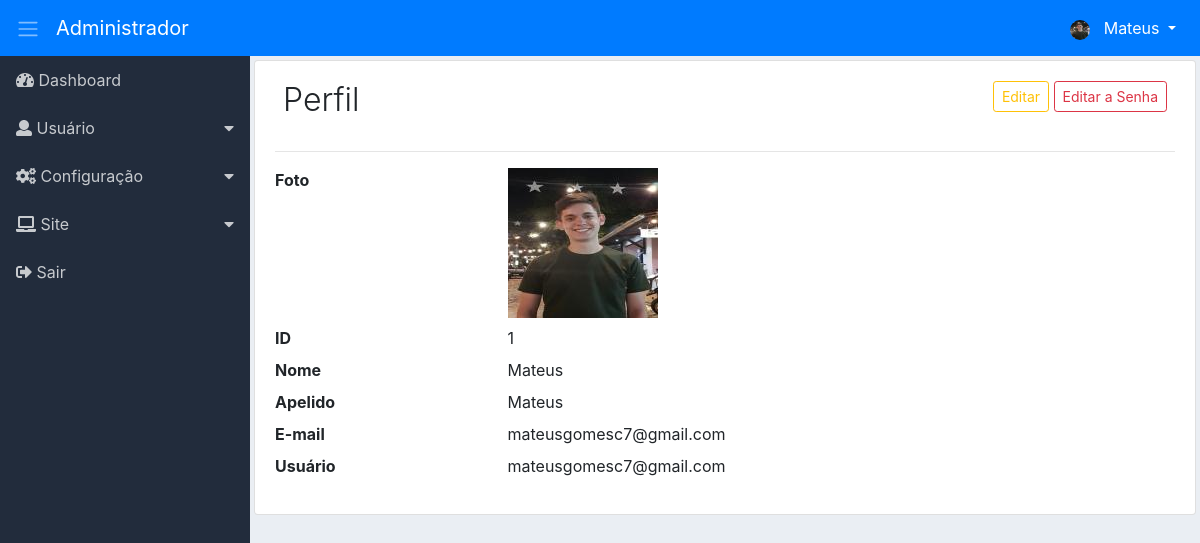
Page /adm/ver-perfil/perfil (signed in) on the committed database.
### tables this page shows
CREATE TABLE `adms_nivacs_pgs` (
  `id` int(11) NOT NULL,
  `permissao` int(11) NOT NULL,
  `ordem` int(11) NOT NULL,
  `dropdown` int(11) NOT NULL DEFAULT 2,
  `lib_menu` int(11) NOT NULL DEFAULT 2,
  `adms_menu_id` int(11) NOT NULL DEFAULT 4,
  `adms_niveis_acesso_id` int(11) NOT NULL,
  `adms_pagina_id` int(11) NOT NULL,
  `created` datetime NOT NULL,
  `modified` datetime DEFAULT NULL
);

CREATE TABLE `adms_menus` (
  `id` int(11) NOT NULL,
  `nome` varchar(220) NOT NULL,
  `icone` varchar(40) NOT NULL,
  `ordem` int(11) NOT NULL,
  `adms_sit_id` int(11) NOT NULL,
  `created` datetime NOT NULL,
  `modified` datetime DEFAULT NULL
);

CREATE TABLE `adms_usuarios` (
  `id` int(11) NOT NULL,
  `nome` varchar(220) NOT NULL,
  `apelido` varchar(220) DEFAULT NULL,
  `email` varchar(220) NOT NULL,
  `usuario` varchar(220) NOT NULL,
  `senha` varchar(220) NOT NULL,
  `recuperar_senha` varchar(220) DEFAULT NULL,
  `chave_descadastro` varchar(220) DEFAULT NULL,
  `conf_email` varchar(120) DEFAULT NULL,
  `imagem` varchar(220) DEFAULT NULL,
  `adms_niveis_acesso_id` int(11) NOT NULL,
  `adms_sits_usuario_id` int(11) NOT NULL,
  `created` datetime NOT NULL,
  `modified` datetime DEFAULT NULL
);

### adm/app/adms/Controllers/VerPerfil.php (called while the page is built, shortened)
<?php
class VerPerfil
{
    private $Dados;
    public function perfil()
    {
        $verPerfil = new \App\adms\Models\AdmsVerPerfil();
        $this->Dados['dados_perfil'] = $verPerfil->verPerfil();
        $listarMenu = new \App\adms\Models\AdmsMenu();
        $this->Dados['menu']= $listarMenu->itemMenu();
        $carregarView = new \Core\ConfigView("adms/Views/usuario/perfil", $this->Dados);
        $carregarView->renderizar();
    }
}

### adm/app/adms/Models/helper/AdmsRead.php (called while the page is built, shortened)
<?php
class AdmsRead extends AdmsConn
{
    private $Select;
    private $Values;
    private $Query;
    public function fullRead($Query, $ParseString = null)
    {
        $this->Select = (string) $Query;
        if (!empty($ParseString)) {
            parse_str($ParseString, $this->Values);
        }
        $this->exeInstrucao();
    }
    private function exeInstrucao()
    {
        $this->conexao();
        try {
            $this->getIntrucao();
            $this->Query->execute();
            $this->Resultado = $this->Query->fetchAll();
        } catch (Exception $ex) {
            $this->Resultado = null;
        }
    }
    private function conexao()
    {
        $this->Conn = parent::getConn();
        $this->Query = $this->Conn->prepare($this->Select);
        $this->Query->setFetchMode(PDO::FETCH_ASSOC);
    }
    private function getIntrucao()
    {
        if ($this->Values) {
            foreach ($this->Values as $Link => $Valor) {
                if ($Link == 'limit' || $Link == 'offset') {
                    $Valor = (int) $Valor;
                }
                $this->Query->bindValue(":{$Link}", $Valor, (is_int($Valor) ? PDO::PARAM_INT : PDO::PARAM_STR));
            }
        }
    }
}

### adm/app/adms/Models/helper/AdmsConn.php (called while the page is built, shortened)
<?php
class AdmsConn
{
    public static $Host = HOST;
    public static $User = USER;
    public static $Pass = PASS;
    public static $Dbname = DBNAME;
    private static $Connect = null;
    private static function conectar()
    {
        try {
            if(self::$Connect == null){
                self::$Connect = new PDO('mysql:host=' . self::$Host . ';dbname=' . self::$Dbname, self::$User, self::$Pass);
            }
        } catch (Exception $exc) {
            echo 'mensagem: ' . $exc->getMessage();
            die;
        }
        return self::$Connect;
    }
    public function getConn()
    {
        return self::conectar();
    }
}

### adm/app/adms/Models/AdmsMenu.php (called while the page is built, shortened)
<?php
class AdmsMenu
{
    public function itemMenu()
    {
        $listItemMenu = new \App\adms\Models\helper\AdmsRead();
        $listItemMenu->fullRead("SELECT nivpg.dropdown,
                men.id id_men, men.nome nome_men, men.icone icone_men,
                pg.id id_pg, pg.menu_controller, pg.menu_metodo, pg.nome_pagina, pg.icone icone_pg
                FROM adms_nivacs_pgs nivpg
                INNER JOIN adms_menus men ON men.id=nivpg.adms_menu_id
                INNER JOIN adms_paginas pg ON pg.id=nivpg.adms_pagina_id
                WHERE nivpg.adms_niveis_acesso_id =:adms_niveis_acesso_id
                AND nivpg.permissao =:permissao
                AND nivpg.lib_menu =:lib_menu
                ORDER BY men.ordem, nivpg.ordem ASC", "adms_niveis_acesso_id=".$_SESSION['adms_niveis_acesso_id']."&permissao=1&lib_menu=1");
        $this->Resultado = $listItemMenu->getResultado();
        return $this->Resultado;
    }
}

### adm/app/adms/Models/AdmsVerPerfil.php (called while the page is built, shortened)
<?php
class AdmsVerPerfil
{
    public function verPerfil()
    {
        $verPerfil = new \App\adms\Models\helper\AdmsRead();
        $verPerfil->fullRead("SELECT * FROM adms_usuarios WHERE id =:id LIMIT :limit", "id=" . $_SESSION['adms_usuario_id'] . "&limit=1");
        $this->Resultado = $verPerfil->getResultado();
        return $this->Resultado;
    }
}

### adm/app/adms/Views/usuario/perfil.php (the view, shortened to what this page needs)
<div class="content p-1">
    <div class="list-group-item">
        <div class="d-flex">
            <div class="mr-auto p-2">
                <h2 class="display-4 titulo">Perfil</h2>
            </div>
            <div class="p-2">
                <span class="d-none d-md-block">
                    <a href="<?php echo URLADM . 'editar-perfil/alt-perfil'; ?>" class="btn btn-outline-warning btn-sm">Editar</a>
                    <a href="<?php echo URLADM . 'alterar-senha/alt-senha'; ?>" class="btn btn-outline-danger btn-sm">Editar a Senha</a>
                </span>
            </div>
        </div><hr>
        <dl class="row">
            <?php
            if (!empty($this->Dados['dados_perfil'][0])) {
                extract($this->Dados['dados_perfil'][0]);
                ?>
                <dt class="col-sm-3">Foto</dt>
                <dd class="col-sm-9">
                    <?php
                    if (!empty($_SESSION['adms_usuario_imagem'])) {
                        echo "<img src='" . URLADM . "assets/imagens/usuario/" . $_SESSION['adms_usuario_id'] . "/" . $_SESSION['adms_usuario_imagem'] . "' witdh='150' height='150'>";
                    } else {
                        echo "<img src='" . URLADM . "assets/imagens/usuario/icone_usuario.png' witdh='150' height='150'>";
                    }
                    ?>
                </dd>
                <dt class="col-sm-3">ID</dt>
                <dd class="col-sm-9"><?php echo $id; ?></dd>
                <dt class="col-sm-3">Nome</dt>
                <dd class="col-sm-9"><?php echo $nome; ?></dd>
                <dt class="col-sm-3">Apelido</dt>
                <dd class="col-sm-9"><?php echo $apelido; ?></dd>
                <dt class="col-sm-3">E-mail</dt>
                <dd class="col-sm-9"><?php echo $email; ?></dd>
                <dt class="col-sm-3">Usuário</dt>
                <dd class="col-sm-9"><?php echo $usuario; ?></dd>
                <?php
            }
            ?>
        </dl>
    </div>
</div>

### adm/app/adms/Views/include/sidebar.php (shortened to what this page needs)
<div class="d-flex">
    <nav class="sidebar">
        <ul class="list-unstyled">
            <?php
            $cont_drop = 0;
            $cont_drop_fech = 0;
            foreach ($this->Dados['menu'] as $menu) {
                extract($menu);
                if ($dropdown == 1) {
                    if ($cont_drop != $id_men) {
                        if (($cont_drop_fech == 1) AND ( $cont_drop != 0)) {
                            echo "</li>";
                            $cont_drop_fech = 0;
                        }
                        echo "<li>";
                        echo "<a href='#submenu" . $id_men . "' data-toggle='collapse'>";
                        echo "<i class='" . $icone_men . "'></i> " . $nome_men;
                        echo "</a>";
                        $cont_drop = $id_men;
                    }
                    $cont_drop_fech = 1;
                } else {
                    if ($cont_drop_fech == 1) {
                        echo "</li>";
                        $cont_drop_fech = 0;
                    }
                    echo "<li><a href='" . URLADM . $menu_controller . "/" . $menu_metodo . "'><i class='" . $icone_men . "'></i> " . $nome_men . "</a></li>";
                }
            }
            ?>
        </ul>
    </nav>

### adm/assets/css/dashboard.css (style rules this page uses)
body { background-color: #eaeef3; }
.sidebar { background-color: #222c3c; min-width: 250px; max-width: 250px; min-height: calc(100vh - 56px); transition: all 0.3s; }
.sidebar ul li a { display: block; padding: 0.75rem 1rem; color: #c7cace; text-decoration: none; }
.sidebar [data-toggle="collapse"] { position: relative; }
.sidebar [data-toggle="collapse"]:before { content: "\f0d7"; font-family: "Font Awesome 5 Free"; font-weight: 900; position: absolute; right: 1rem; }
.content { width: 100%; }
.titulo { font-size: 2.0rem !important; }

### rows in the picture
adms_nivacs_pgs: adms_menu.nome "Dashboard"
adms_nivacs_pgs: adms_menu.nome "Usuário"
adms_nivacs_pgs: adms_menu.nome "Configuração"
adms_nivacs_pgs: adms_menu.nome "Site"
adms_nivacs_pgs: adms_menu.nome "Sair"
adms_usuarios: id "1", nome "Mateus", apelido "Mateus", email "mateusgomesc7@gmail.com", usuario "mateusgomesc7@gmail.com"

### other values in the picture
$prim_nome "Mateus"
